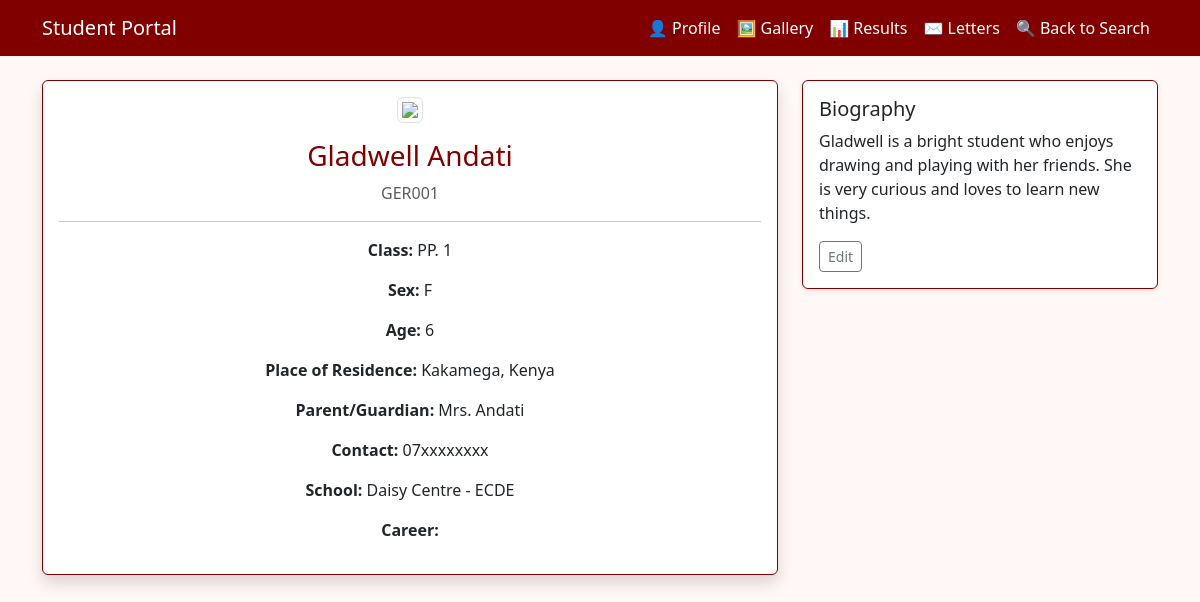
The page /profile/GER001 on the database its author committed.
### tables this page shows
CREATE TABLE biographies (
            adm_no TEXT PRIMARY KEY,
            biography TEXT
        );

### app.py (the view)
@app.route('/profile/<adm_no>')
def profile(adm_no):
    st = students_data.get(adm_no)
    if not st:
        flash('Student not found', 'error')
        return redirect(url_for('index'))
    bio = get_bio(adm_no)
    if bio:
        st = dict(st)  # don't mutate cache row
        st['Small Biography'] = bio
    result_images = get_uploads(adm_no, 'result')
    return render_template('profile.html', student=st, results=[], result_images=result_images)

### app.py (called while the page is built)
def get_conn():
    return sqlite3.connect(DB_PATH, detect_types=sqlite3.PARSE_DECLTYPES, check_same_thread=False)

def get_bio(adm_no: str):
    conn = get_conn()
    c = conn.cursor()
    c.execute("SELECT biography FROM biographies WHERE adm_no=?", (adm_no,))
    row = c.fetchone()
    conn.close()
    return row[0] if row else None

def get_uploads(adm_no: str, kind: str):
    conn = get_conn()
    c = conn.cursor()
    c.execute(
        "SELECT id, url, public_id, note, filename, created_at FROM uploads WHERE adm_no=? AND kind=? ORDER BY created_at DESC",
        (adm_no, kind),
    )
    rows = c.fetchall()
    conn.close()
    return [
        {
            "id": r[0],
            "url": r[1],
            "public_id": r[2],
            "note": r[3] or "",
            "filename": r[4] or "",
            "created_at": r[5],
        }
        for r in rows
    ]

### templates/profile.html (shortened to what this page needs)
<!DOCTYPE html>
<html lang="en">
<head>
  <link href="https://cdn.jsdelivr.net/npm/bootstrap@5.3.3/dist/css/bootstrap.min.css" rel="stylesheet">
  <link rel="stylesheet" href="{{ url_for('static', filename='style.css') }}">
</head>
<body>
  <nav class="navbar navbar-expand-lg navbar-dark bg-maroon mb-4">
    <div class="container">
      <a class="navbar-brand" href="#">Student Portal</a>
      <div class="collapse navbar-collapse" id="navbarNav">
        <ul class="navbar-nav ms-auto">
          <li class="nav-item">
            <a class="nav-link active" href="{{ url_for('profile', adm_no=student['Admission Number']) }}">👤 Profile</a>
          </li>
          <li class="nav-item">
            <a class="nav-link" href="{{ url_for('gallery', adm_no=student['Admission Number']) }}">🖼️ Gallery</a>
          </li>
          <li class="nav-item">
            <a class="nav-link" href="{{ url_for('results', adm_no=student['Admission Number']) }}">📊 Results</a>
          </li>
          <li class="nav-item">
            <a class="nav-link" href="{{ url_for('letter', adm_no=student['Admission Number']) }}">✉️ Letters</a>
          </li>
          <li class="nav-item">
            <a class="nav-link" href="/">🔍 Back to Search</a>
          </li>
        </ul>
      </div>
    </div>
  </nav>
  <div class="container">
    <div class="row">
      <div class="col-12 col-md-8 mb-3">
        <div class="card shadow">
          <div class="card-body text-center">
            <img src="{{ url_for('static', filename=student['Photo'].replace('static/', '')) }}"
                 class="img-thumbnail mb-3 img-fluid"
                 style="max-width: 200px; height: 200px; object-fit: cover;">
            <h3>{{ student["Full Name"] }}</h3>
            <p class="text-muted">{{ student["Admission Number"] }}</p>
            <hr>
            <p><strong>Class:</strong> {{ student["Class"] }}</p>
            <p><strong>Sex:</strong> {{ student["Sex"] }}</p>
            <p><strong>Age:</strong> {{ student["Age"] }}</p>
            <p><strong>Place of Residence:</strong> {{ student["Place of Residence"] }}</p>
            <p><strong>Parent/Guardian:</strong> {{ student["Parent/Guardian Name"] }}</p>
            <p><strong>Contact:</strong> {{ student["Contact"] }}</p>
            <p><strong>School:</strong> {{ student["school"] }}</p>
            <p><strong>Career:</strong> {{ student["career aspiration"] }}</p>
          </div>
        </div>
      </div>
      <aside class="col-12 col-md-4">
        <div class="card">
          <div class="card-body">
            <h5>Biography</h5>
            <div id="bio-view">
              <p id="bio-text">{{ student["Small Biography"] or "No biography yet." }}</p>
              <button class="btn btn-outline-secondary btn-sm" onclick="toggleBioEdit(true)">Edit</button>
            </div>
          </div>
        </div>
      </aside>
    </div>
  </div>
</body>
</html>

### static/style.css (style rules this page uses)
:root { --maroon: #800000; --light-maroon: #a94442; --accent: #f8e6e6; --background-light: #fff8f6; }
body { font-family: 'Segoe UI', Tahoma, Geneva, Verdana, sans-serif; margin: 0; padding: 0; background-color: var(--background-light); color: #4b1c1c; }
.navbar { background-color: var(--maroon); }
.navbar .navbar-brand, .navbar .nav-link { color: white !important; }
h1, h2, h3, h4 { color: var(--maroon); }
.card { border: 1px solid var(--maroon); box-shadow: 0 2px 5px rgba(128, 0, 0, 0.1); }

### rows shown on the page
biographies: adm_no "GER001", biography "Gladwell is a bright student who enjoys drawing and playing with her friends. She is very curious and loves to learn new things."

### other values the page prints
{{ student["Full Name"] }} "Gladwell Andati"
{{ student["Class"] }} "PP. 1"
{{ student["Sex"] }} "F"
{{ student["Age"] }} "6"
{{ student["Place of Residence"] }} "Kakamega, Kenya"
{{ student["Parent/Guardian Name"] }} "Mrs. Andati"
{{ student["Contact"] }} "07xxxxxxxx"
{{ student["school"] }} "Daisy Centre - ECDE"
